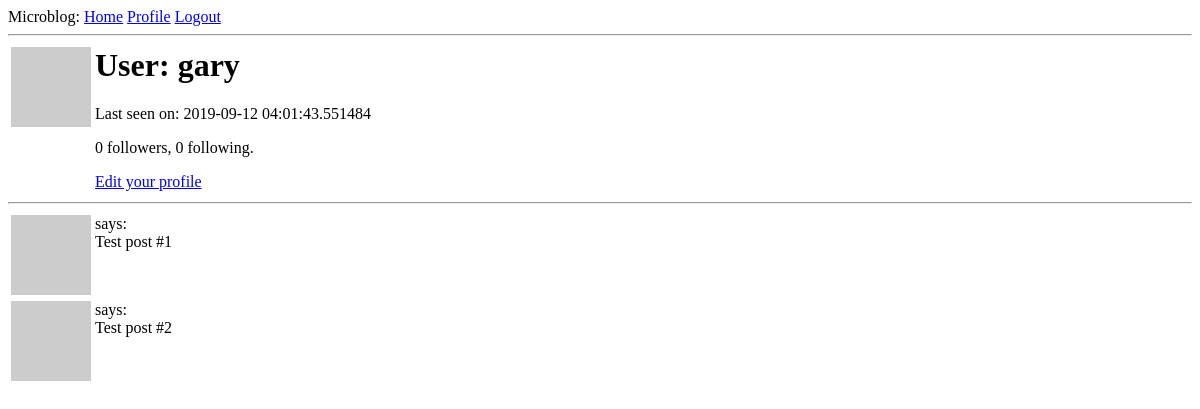
Before: /user/gary (signed in) with the older database file.
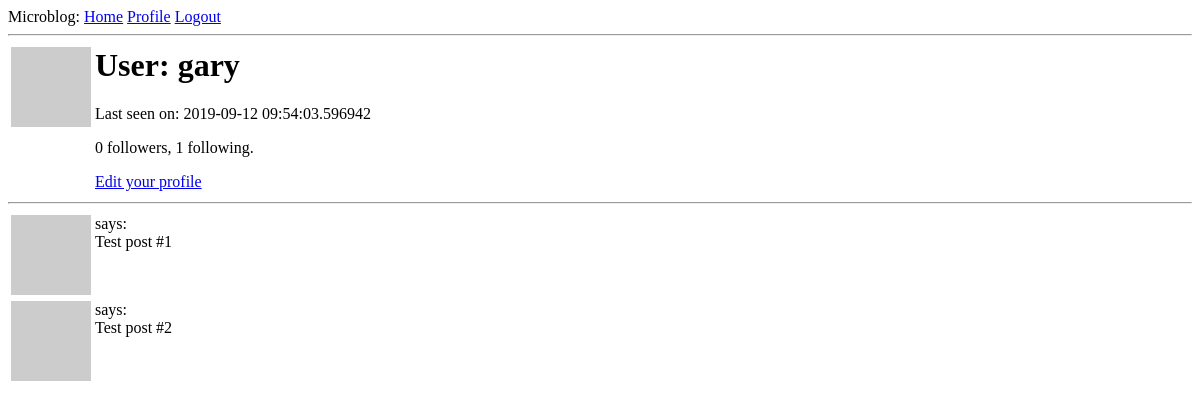
After: the same page with the newer database file.
### mblog/models.py (models this page shows, shortened)
class User(UserMixin, db.Model):
    id = db.Column(db.Integer, primary_key=True)
    user_name = db.Column(db.String(64), index=True, unique=True)
    email_id = db.Column(db.String(256), index=True, unique=True)
    password_hash = db.Column(db.String(128))
    posts = db.relationship('Post', backref='author', lazy='dynamic')
    about_me = db.Column(db.String(256))
    last_seen = db.Column(db.DateTime, default=datetime.utcnow)
    followed = db.relationship(
            'User', secondary=followers,
            primaryjoin=(followers.c.follower_id == id),
            secondaryjoin=(followers.c.followed_id == id),
            backref=db.backref('followers', lazy='dynamic'), lazy='dynamic')
    def avatar(self, size):
        digest = md5(self.email_id.lower().encode('utf-8')).hexdigest()
        return 'https://www.gravatar.com/avatar/{}?d=identicon&s={}'.format(
            digest, size)

### mblog/routes.py (the view)
@app.route('/user/<username>')
@login_required
def user(username):
    user = User.query.filter_by(user_name=username).first_or_404()
    posts = [
        {'author': user, 'body': 'Test post #1'},
        {'author': user, 'body': 'Test post #2'}
    ]
    return render_template('user.html', user=user, posts=posts)

### mblog/models.py (called while the page is built)
@login.user_loader
def load_user(id):
    return User.query.get(int(id))

### mblog/routes.py (called while the page is built)
@app.before_request
def before_request():
    if current_user.is_authenticated:
        current_user.last_seen = datetime.utcnow()
        db.session.commit()

### mblog/templates/user.html (shortened to what this page needs)
{% extends "base.html" %}
{% block content %}
    <table>
        <tr valign="top">
            <td><img src="{{ user.avatar(128) }}"></td>
            <td>
                <h1>User: {{ user.user_name }}</h1>
                {% if user.last_seen %}
                    <p>Last seen on: {{ user.last_seen }}</p>
                {% endif %}
                <p>{{ user.followers.count() }} followers, {{ user.followed.count() }} following.</p>
                {% if user == current_user %}
                    <p><a href="{{ url_for('edit_profile') }}">Edit your profile</a></p>
                {% elif not current_user.is_following(user) %}
                    <p><a href="{{ url_for('follow', username=user.user_name) }}">Follow</a></p>
                {% else %}
                    <p><a href="{{ url_for('unfollow', username=user.user_name) }}">Unfollow</a></p>
                {% endif %}
            </td>
        </tr>
    </table>
    <hr>
    {% for post in posts %}
        {% include "_post.html" %}
    {% endfor %}
{% endblock %}

### mblog/templates/base.html (shortened to what this page needs)
<html>
    <head>
    </head>
    <body>
        <div>
              Microblog:
              <a href="{{ url_for('index') }}">Home</a>
              {% if current_user.is_anonymous %}
                  <a href="{{ url_for('login') }}">Login</a>
              {% else %}
                  <a href="{{ url_for('user', username=current_user.user_name) }}">Profile</a>
                  <a href="{{ url_for('logout') }}">Logout</a>
              {% endif %}
        </div>
        <hr>
        {% block content %}{% endblock %}
    </body>
</html>

### mblog/templates/_post.html
<table>
    <tr valign="top">
        <td><img src="{{ post.author.avatar(36) }}"></td>
        <td>{{ post.author.username }} says:<br>{{ post.body }}</td>
    </tr>
</table>

Changed rows visible on the page:
changed User "gary": last_seen "2019-09-12 04:01:43.551484" → "2019-09-12 09:54:03.596942"
Other visible differences:
{{ user.followed.count() }}: "0" → "1"
